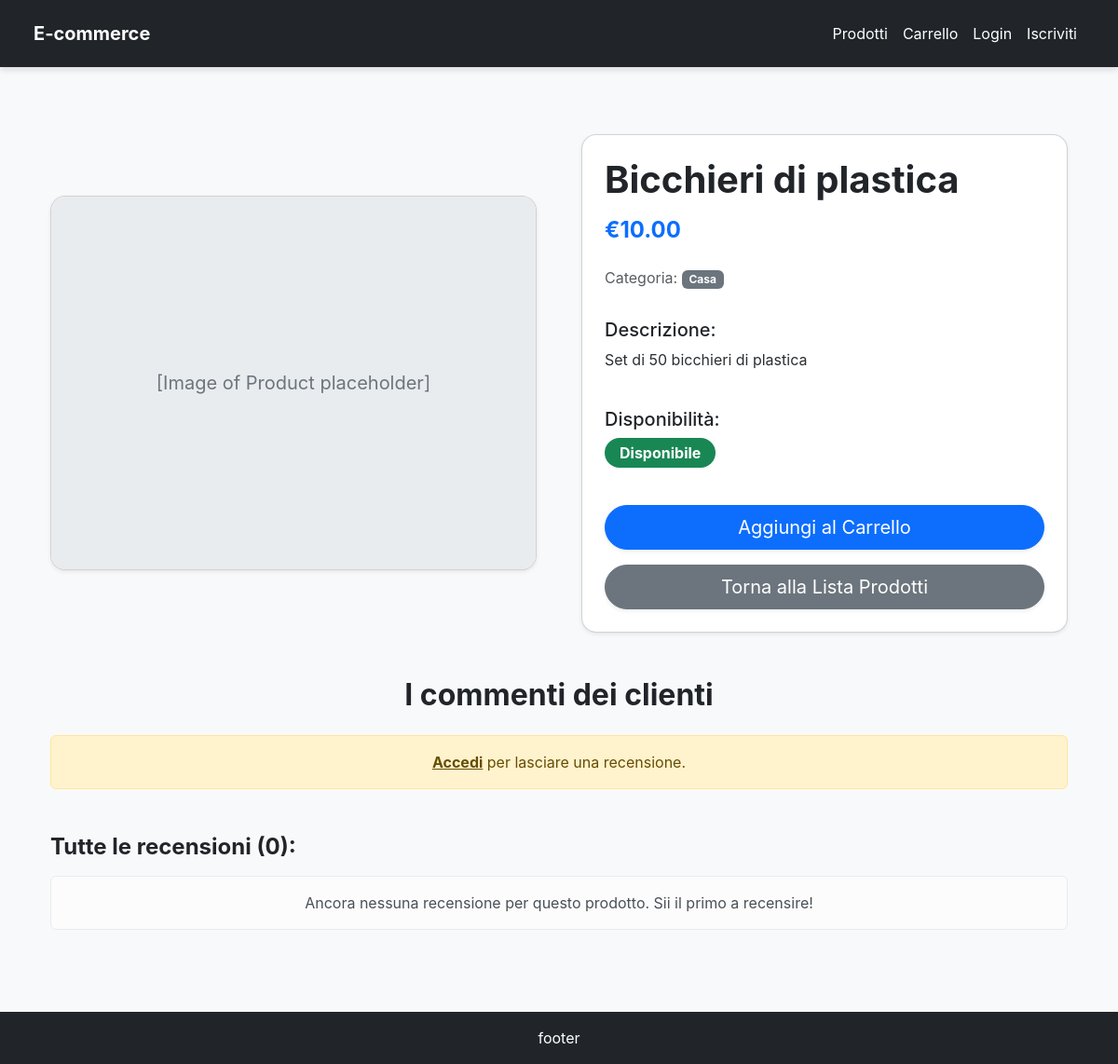
The page /products/bicchieri-di-plastica/ on the database as committed earlier.
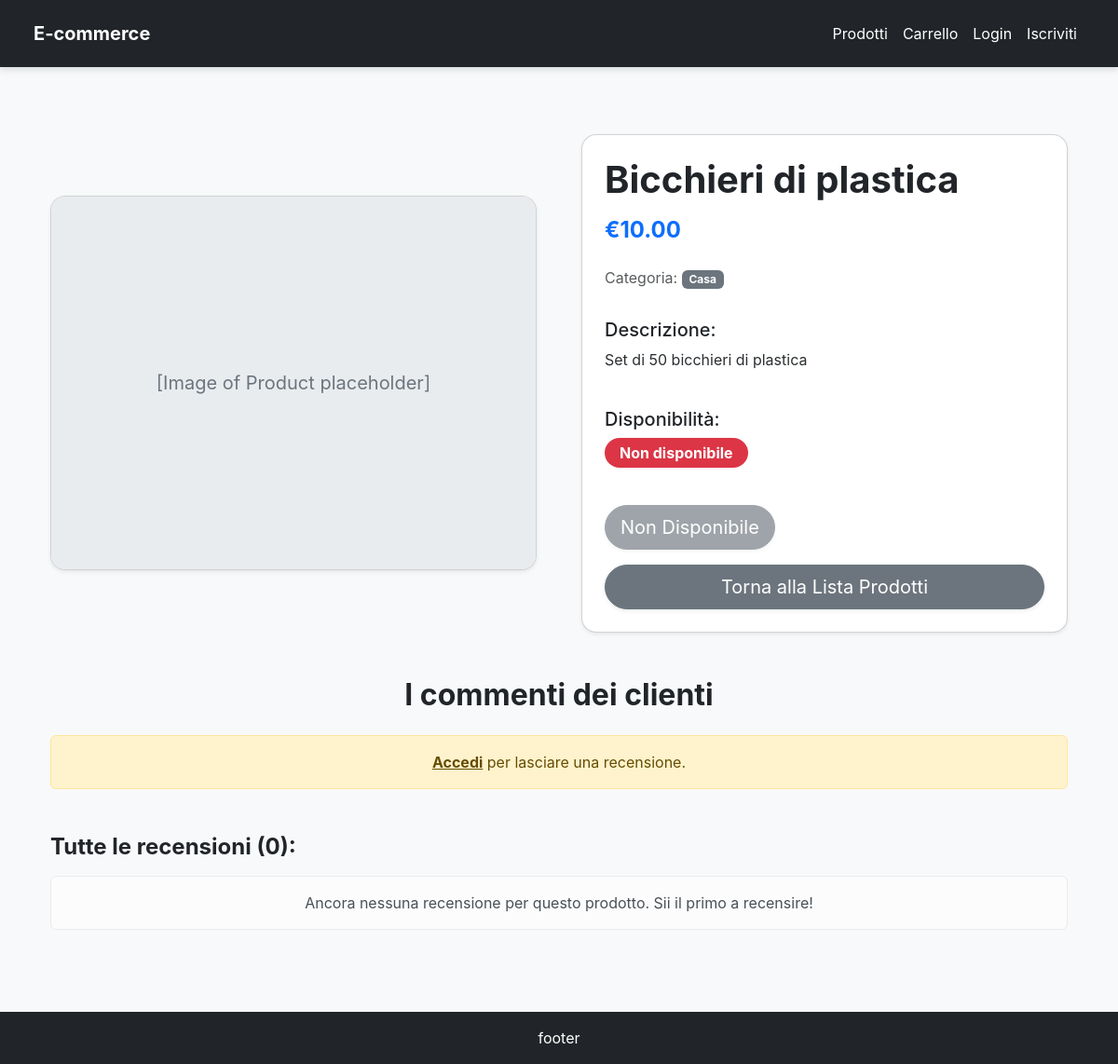
The same page on the database as committed later.
### products/views.py (the view, shortened to what this page needs)
# urls.py: path("<slug:slug>/", ProductDetails.as_view(), name="product_details"),
class ProductDetails(DetailView):
    model = Product
    template_name = "product_details.html"
    context_object_name = 'product'
    slug_field = 'slug'
    slug_url_kwarg = 'slug'
    def get_context_data(self, **kwargs):
        context = super().get_context_data(**kwargs)
        product = self.get_object() # Ottiene il prodotto corrente
        context['reviews'] = Review.objects.filter(product=product)
        context['review_form'] = None # Inizializza il form a None
        context['has_purchased'] = False
        context['user_review'] = None # Recensione dell'utente corrente, se esiste
        return context

### templates/product_details.html (shortened to what the changed rows need)
{% extends 'base.html' %}
{% load crispy_forms_tags %}
{% block content %}
<div class="container my-5">
    <div class="row gx-5 align-items-center">
        <div class="col-md-6">
            <div class="card shadow-sm rounded-card p-4">
                <h1 class="fw-bold text-dark mb-3">{{ product.name }}</h1>
                <div class="mt-4 mb-4">
                    <h5 class="text-dark">Disponibilità:</h5>
                    {% if product.stock > 0 %}
                        <span class="badge bg-success fs-6 py-2 px-3 rounded-pill">Disponibile</span>
                    {% else %}
                        <span class="badge bg-danger fs-6 py-2 px-3 rounded-pill">Non disponibile</span>
                    {% endif %}
                </div>
                <div class="mt-auto pt-3">
                    {% if product.stock > 0 %}
                        <form action="{% url 'add_to_cart' product.id %}" method="post" class="d-grid gap-2">
                            <button type="submit" class="btn btn-primary btn-lg rounded-pill shadow-sm">Aggiungi al Carrello</button>
                        </form>
                    {% else %}
                        <button class="btn btn-secondary btn-lg rounded-pill shadow-sm" disabled>Non Disponibile</button>
                    {% endif %}
                    <a href="{% url 'product_list' %}" class="btn btn-secondary btn-lg w-100 rounded-pill shadow-sm mt-3">
                        Torna alla Lista Prodotti
                    </a>
                </div>
            </div>
        </div>
    </div>
    <div class="row mt-5">
        <div class="col-12">
            <h2 class="fw-bold text-dark mb-4 text-center">I commenti dei clienti</h2>
        </div>
    </div>
</div>
{% endblock content %}

Rows that differ between the two databases and show on the page:
changed Product "Bicchieri di plastica": stock 50 → 0 (drawn)
Other text that changed with them:
text no longer shown: "Disponibile Aggiungi al Carrello"
text now shown: "Non disponibile Non Disponibile"
